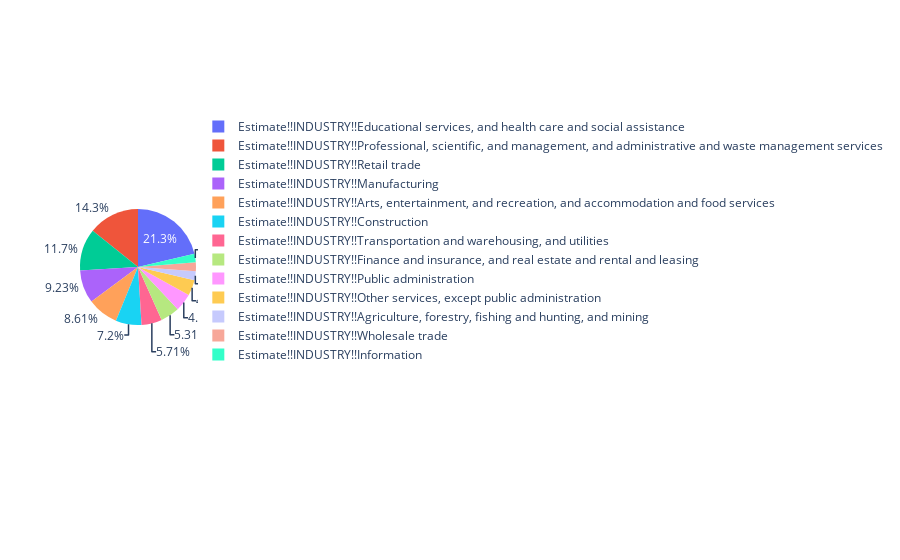

The cell this chart's notebook holds for it:
### Code cell
fig1 = px.pie(washington_sectoral,names="Industry",values="Employment by Industry")
fig1.show()

### Figure 1 — Plotly figure (JSON) as saved in the notebook; plotly's stock layout.template omitted (floating-point values rounded to 4 significant figures)
{"data": [{"domain": {"x": [0, 1], "y": [0, 1]}, "hovertemplate": "Industry=%{label}<br>Employment by Industry=%{value}<extra></extra>", "labels": ["Estimate!!INDUSTRY!!Agriculture, forestry, fishing and hunting, and mining", "Estimate!!INDUSTRY!!Construction", "Estimate!!INDUSTRY!!Manufacturing", "Estimate!!INDUSTRY!!Wholesale trade", "Estimate!!INDUSTRY!!Retail trade", "Estimate!!INDUSTRY!!Transportation and warehousing, and utilities", "Estimate!!INDUSTRY!!Information", "Estimate!!INDUSTRY!!Finance and insurance, and real estate and rental and leasing", "Estimate!!INDUSTRY!!Professional, scientific, and management, and administrative and waste management services", "Estimate!!INDUSTRY!!Educational services, and health care and social assistance", "Estimate!!INDUSTRY!!Arts, entertainment, and recreation, and accommodation and food services", "Estimate!!INDUSTRY!!Other services, except public administration", "Estimate!!INDUSTRY!!Public administration"], "legendgroup": "", "name": "", "showlegend": true, "type": "pie", "values": ["92950", "269999", "346299", "92595", "438819", "214143", "88696", "199104", "534819", "800574", "323017", "164780", "186281"]}], "layout": {"legend": {"tracegroupgap": 0}, "margin": {"t": 60}}}
